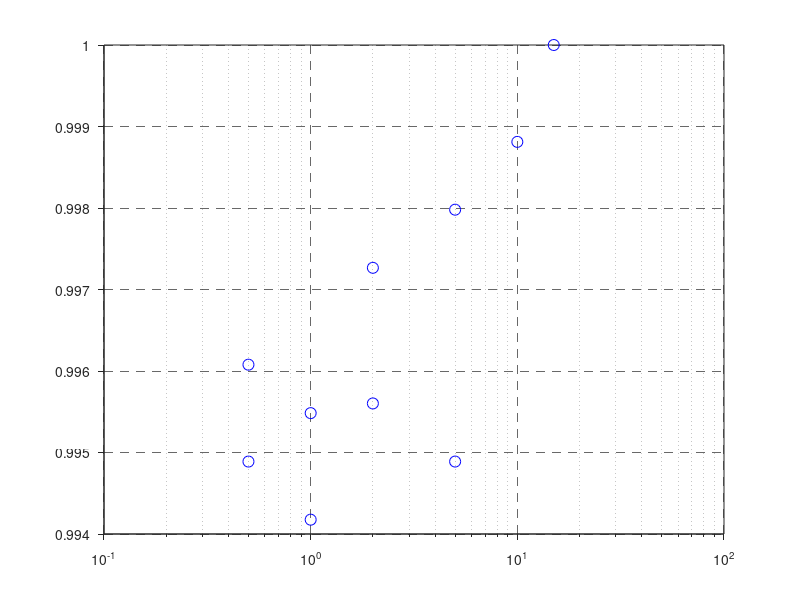

MATLAB code to generate this figure: (Note: this script raises an error after producing the figure.)
%% Plots for GA parameters
penalty = fliplr([15 10 5 5 2 2 1 1 0.5 0.5]);
LCOE = fliplr([8.413 8.403 8.37 8.396 8.390 8.376 8.375 8.364 8.370 8.38]/8.413);
deflection = fliplr([ 6.35 6.45 6.69 6.92 6.55 6.82 6.78 6.77 6.94 6.7]/7.07);

%% plot penalty vs LCOE

semilogx(penalty, LCOE,'bo','MarkerSize',8);
%a=char(8364);
  
grid on
a = gca;
% set box property to off and remove background color
set(a,'box','off','color','none')
% create new, empty axes with box but without ticks
b = axes('Position',get(a,'Position'),'box','on','xtick',[],'ytick',[]);
% set original axes as active
axes(a)
% link axes in case of zooming
linkaxes([a b])
set(gca,'GridLineStyle','--')
set(gca,'GridAlpha',0.7)
set(gca,'TickDir','out');
axesH = gca;
axesH.XAxis.TickLabelInterpreter = 'latex';
axesH.XAxis.TickLabelFormat      = '\\textbf{%g}';
axesH.YAxis.TickLabelInterpreter = 'latex';
axesH.YAxis.TickLabelFormat      = '\\textbf{%g}';

ylabel('\textbf{LCOE (Euro cents/kWh)}','Interpreter','latex');
xlabel('\textbf{Penalty coefficient (-)}','Interpreter','latex');

xticks([0.5 1 2 5 10 15]);
xticklabels({'\textbf{0.5}','\textbf{1}', '\textbf{2}', '\textbf{5}', '\textbf{10}', '\textbf{15}'});
xlim([0.4 20]);
ylim([0.993 1.001])

%legend('Starting point 1', 'Starting point 2','Interpreter','latex'); 

%% plot penalty vs deflection

semilogx(penalty, deflection,'ro','MarkerSize',8);

  
grid on
a = gca;
% set box property to off and remove background color
set(a,'box','off','color','none')
% create new, empty axes with box but without ticks
b = axes('Position',get(a,'Position'),'box','on','xtick',[],'ytick',[]);
% set original axes as active
axes(a)
% link axes in case of zooming
linkaxes([a b])
set(gca,'GridLineStyle','--')
set(gca,'GridAlpha',0.7)
set(gca,'TickDir','out');
axesH = gca;
axesH.XAxis.TickLabelInterpreter = 'latex';
axesH.XAxis.TickLabelFormat      = '\\textbf{%g}';
axesH.YAxis.TickLabelInterpreter = 'latex';
axesH.YAxis.TickLabelFormat      = '\\textbf{%g}';

ylabel('\textbf{Deflection (m)}','Interpreter','latex');
xlabel('\textbf{Penalty coefficient (-)}','Interpreter','latex');

xticks([0.5 1 2 5 10 15]);
xticklabels({'\textbf{0.5}','\textbf{1}', '\textbf{2}', '\textbf{5}', '\textbf{10}', '\textbf{15}'});
xlim([0.4 20]);
ylim([0.85 1]);



%% comparing chord and twist for pop size 20 and 40

load('GA_20_opt.mat');
chord_profile_20_opt = cell2mat(Chord_profile);
twist_profile_20_opt = Twist_profile + 2.338722575;

points_chord_20_opt = [chord_profile_20_opt(1:7:end), chord_profile_20_opt(end)];
points_twist_20_opt = [twist_profile_20_opt(1:7:end), twist_profile_20_opt(end)];



load('GA_40_opt.mat');

chord_profile_40_opt = cell2mat(Chord_profile);
twist_profile_40_opt = Twist_profile + 2.338722575;

points_chord_40_opt = [chord_profile_40_opt(1:7:end), chord_profile_40_opt(end)] ;
points_twist_40_opt = [twist_profile_40_opt(1:7:end), twist_profile_40_opt(end)];

normalized_radius = Blade_radius/63;
points_radius = [normalized_radius(1:7:end), normalized_radius(end)];


%% plot chord values for 20 and 40
plot(normalized_radius, chord_profile_20_opt, 'b-', 'LineWidth', 1); hold on;
plot(normalized_radius, chord_profile_40_opt, 'r-', 'LineWidth', 0.7);
plot(points_radius, points_chord_20_opt, 'b*', 'MarkerSize',5);
plot(points_radius, points_chord_40_opt, 'r*', 'MarkerSize',5);

grid on
a = gca;
% set box property to off and remove background color
set(a,'box','off','color','none')
% create new, empty axes with box but without ticks
b = axes('Position',get(a,'Position'),'box','on','xtick',[],'ytick',[]);
% set original axes as active
axes(a)
% link axes in case of zooming
linkaxes([a b])
set(gca,'GridLineStyle','--')
set(gca,'GridAlpha',0.8)
set(gca,'TickDir','out');
axesH = gca;
axesH.XAxis.TickLabelInterpreter = 'latex';
axesH.XAxis.TickLabelFormat      = '\\textbf{%g}';
axesH.YAxis.TickLabelInterpreter = 'latex';
axesH.YAxis.TickLabelFormat      = '\\textbf{%g}';



%ax.GridAlpha = 1;
ylabel('\textbf{Chord distribution (m)}','Interpreter','latex');
xlabel('\textbf{Normalized blade radius (-)}','Interpreter','latex');
legend('\textbf{Population size: 20}', '\textbf{Population size: 40}','Interpreter','latex'); 

%% plot twist values for 20 and 40
plot(normalized_radius, twist_profile_20_opt, 'b-', 'LineWidth', 0.8); hold on;
plot(normalized_radius, twist_profile_40_opt, 'r-', 'LineWidth', 0.8);
plot(points_radius, points_twist_20_opt, 'b*', 'MarkerSize',4);
plot(points_radius, points_twist_40_opt, 'r*', 'MarkerSize',4);

grid on
a = gca;
% set box property to off and remove background color
set(a,'box','off','color','none')
% create new, empty axes with box but without ticks
b = axes('Position',get(a,'Position'),'box','on','xtick',[],'ytick',[]);
% set original axes as active
axes(a)
% link axes in case of zooming
linkaxes([a b])
set(gca,'GridLineStyle','--')
set(gca,'GridAlpha',0.8)
set(gca,'TickDir','out');

axesH = gca;
axesH.XAxis.TickLabelInterpreter = 'latex';
axesH.XAxis.TickLabelFormat      = '\\textbf{%g}';
axesH.YAxis.TickLabelInterpreter = 'latex';
axesH.YAxis.TickLabelFormat      = '\\textbf{%g}';

%ax.GridAlpha = 1;
ylabel('\textbf{Twist distribution ($^\circ$)}','Interpreter','latex');
xlabel('\textbf{Normalized blade radius (-)}','Interpreter','latex');
legend('\textbf{Population size: 20}', '\textbf{Population size: 40}','Interpreter','latex');
ylim([-2 19]);


%% plot chord and twist for all 3 mutation cases

load('GA_20_opt.mat');
chord_profile_case1 = cell2mat(Chord_profile);
twist_profile_case1 = Twist_profile +2.338722575;

points_chord_case1 = [chord_profile_case1(1:7:end), chord_profile_case1(end)];
points_twist_case1 = [twist_profile_case1(1:7:end), twist_profile_case1(end)];

load('GA_mutation0.5_opt.mat');
chord_profile_case2 = cell2mat(Chord_profile);
twist_profile_case2 = Twist_profile+2.774201605;

points_chord_case2 = [chord_profile_case2(1:7:end), chord_profile_case2(end)];
points_twist_case2 = [twist_profile_case2(1:7:end), twist_profile_case2(end)];


load('GA_mutation5_opt.mat');
chord_profile_case3 = cell2mat(Chord_profile);
twist_profile_case3 = Twist_profile+3.06452097;

points_chord_case3 = [chord_profile_case3(1:7:end), chord_profile_case3(end)];
points_twist_case3 = [twist_profile_case3(1:7:end), twist_profile_case3(end)];

normalized_radius = Blade_radius/63;
points_radius = [normalized_radius(1:7:end), normalized_radius(end)];

figure(1)
plot(normalized_radius, chord_profile_case1, 'b-', 'LineWidth', 0.8); hold on;
plot(normalized_radius, chord_profile_case2, 'r-', 'LineWidth', 0.8);
plot(normalized_radius, chord_profile_case3, 'g-', 'LineWidth', 0.8);
plot(points_radius, points_chord_case1, 'b*', 'MarkerSize',4);
plot(points_radius, points_chord_case2, 'r*', 'MarkerSize',4);
plot(points_radius, points_chord_case3, 'g*', 'MarkerSize',4);

grid on
a = gca;
% set box property to off and remove background color
set(a,'box','off','color','none')
% create new, empty axes with box but without ticks
b = axes('Position',get(a,'Position'),'box','on','xtick',[],'ytick',[]);
% set original axes as active
axes(a)
% link axes in case of zooming
linkaxes([a b])
set(gca,'GridLineStyle','--')
set(gca,'GridAlpha',0.8)
set(gca,'TickDir','out');

axesH = gca;
axesH.XAxis.TickLabelInterpreter = 'latex';
axesH.XAxis.TickLabelFormat      = '\\textbf{%g}';
axesH.YAxis.TickLabelInterpreter = 'latex';
axesH.YAxis.TickLabelFormat      = '\\textbf{%g}';

%ax.GridAlpha = 1;
ylabel('\textbf{Chord distribution (m)}','Interpreter','latex');
xlabel('\textbf{Normalized blade radius (-)}','Interpreter','latex');
legend('\textbf{Case 1}', '\textbf{Case 2}','\textbf{Case 3}','Interpreter','latex'); 

figure(2)
plot(normalized_radius, twist_profile_case1, 'b-', 'LineWidth', 0.8); hold on;
plot(normalized_radius, twist_profile_case2, 'r-', 'LineWidth', 0.8);
plot(normalized_radius, twist_profile_case3, 'g-', 'LineWidth', 0.8);
plot(points_radius, points_twist_case1, 'b*', 'MarkerSize',4);
plot(points_radius, points_twist_case2, 'r*', 'MarkerSize',4);
plot(points_radius, points_twist_case3, 'g*', 'MarkerSize',4);

grid on
a = gca;
% set box property to off and remove background color
set(a,'box','off','color','none')
% create new, empty axes with box but without ticks
b = axes('Position',get(a,'Position'),'box','on','xtick',[],'ytick',[]);
% set original axes as active
axes(a)
% link axes in case of zooming
linkaxes([a b])
set(gca,'GridLineStyle','--')
set(gca,'GridAlpha',0.8)
set(gca,'TickDir','out');

axesH = gca;
axesH.XAxis.TickLabelInterpreter = 'latex';
axesH.XAxis.TickLabelFormat      = '\\textbf{%g}';
axesH.YAxis.TickLabelInterpreter = 'latex';
axesH.YAxis.TickLabelFormat      = '\\textbf{%g}';

%ax.GridAlpha = 1;
ylabel('\textbf{Twist distribution ($^\circ$)}','Interpreter','latex');
xlabel('\textbf{Normalized blade radius (-)}','Interpreter','latex');
legend('\textbf{Case 1}', '\textbf{Case 2}','\textbf{Case 3}','Interpreter','latex'); 
ylim([0 18]);


